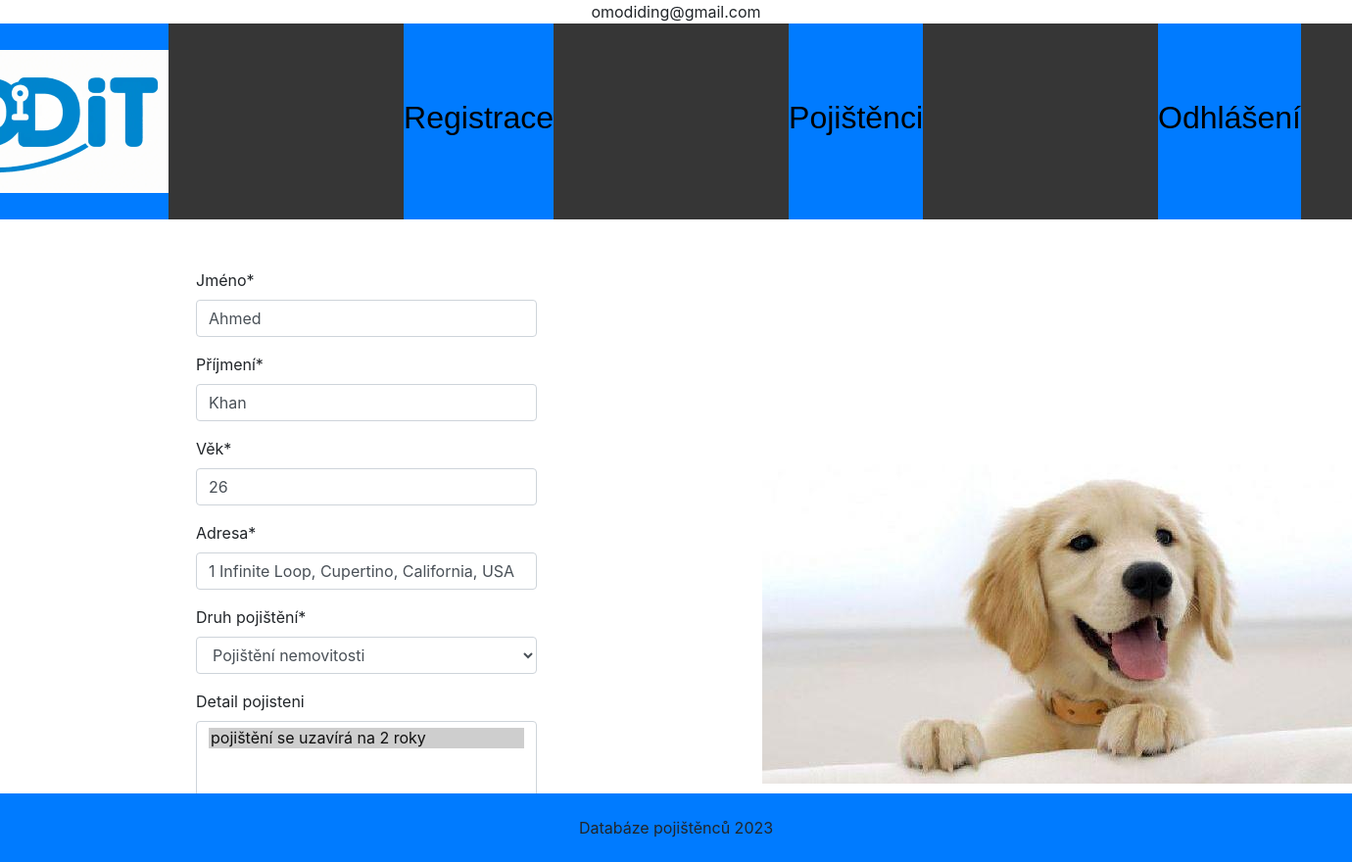
Page /databaze_pojistencu/9/edit/ (signed in) on the committed database.
### databaze_pojistencu/models.py (models this page shows, shortened)
class Uzivatel(AbstractBaseUser):
    email = models.EmailField(max_length = 300, unique=True)
    is_admin = models.BooleanField(default=False)
    class Meta:
        verbose_name = "uživatel"
        verbose_name_plural = "uživatelé"
    objects = UzivatelManager()
    USERNAME_FIELD = "email"

class Pojistenec(models.Model):
    jmeno = models.CharField(max_length=200, verbose_name="Jméno")
    prijmeni = models.CharField(max_length=180, verbose_name="Příjmení")
    vek = models.CharField(max_length=180, default='', verbose_name="Věk")
    adresa = models.CharField(max_length=180, default='', verbose_name="Adresa")
    pojisteni = models.ForeignKey(Pojisteni, on_delete=models.SET_NULL, null=True, verbose_name="Druh pojištění")
    detail_pojisteni = models.ManyToManyField(Detail_pojisteni)
    def __init__(self, *args, **kwargs):
        super(Pojistenec, self).__init__(*args, **kwargs)
    class Meta:
        verbose_name="Pojištěnec"
        verbose_name_plural="Pojištěnci"

### databaze_pojistencu/views.py (the view, shortened to what this page needs)
# urls.py: path("<int:pk>/edit/", views.EditPojistenec.as_view(), name="edit_pojistenec"),
class EditPojistenec(LoginRequiredMixin, generic.edit.CreateView):
    form_class = PojistenecForm
    template_name = "databaze_pojistencu/vytvorit_pojistenec.html"
    def get(self, request, pk):
        if not request.user.is_admin:
            messages.info(request, "Nemáš práva pro úpravu pojištěnce.")
            return redirect(reverse("pojistenec_index"))
        try:
            pojistenec = Pojistenec.objects.get(pk = pk)
        except:
            messages.error(request, "Tento pojištěnec neexistuje!")
            return redirect("pojistenec_index")
        form = self.form_class(instance=pojistenec)
        return render(request, self.template_name, {"form":form})

### databaze_pojistencu/forms.py
class PojistenecForm(forms.ModelForm):
    detail_pojisteni = forms.ModelMultipleChoiceField(queryset = Detail_pojisteni.objects.all(), required = False)
    class Meta:
        model = Pojistenec
        fields=["jmeno", "prijmeni","vek", "adresa", "pojisteni", "detail_pojisteni"]

### databaze_pojistencu/models.py (called while the page is built)
    def __str__(self):
        return "{0}".format(self.nazev_pojisteni)

    def __str__(self):
        return self.detail_pojisteni_title

### databaze_pojistencu/templates/databaze_pojistencu/vytvorit_pojistenec.html (shortened to what this page needs)
{% extends "base.html" %}
{% load crispy_forms_tags %}
{% block content %}
<div class="row">
  <div class="col-md-4">
    <form method="POST">
      {{ form|crispy }}
    </form>
  </div>
  <div class="col-md-2 image-container">
    {% load static %}
    <img src="{% static 'databaze_pojistencu/pes.jpg' %}" alt="">
  </div>
</div>
{% endblock %}

### databaze_pojistencu/templates/base.html (shortened to what this page needs)
<!DOCTYPE html>
<html lang="cs">
<head>
    {% load staticfiles %}
    <link rel="stylesheet" href={% static 'css/style.css' %} type="text/css">
    <link rel="stylesheet" href={% static 'css/bootstrap.min.css' %} type = "text/css"/>
</head>
<body>
    <div class="text-center">{{request.user.email}}</div>
    <nav>
        <div class="flex_box">
            <div class="nav_item"> <img src="{% static 'databaze_pojistencu/did.png' %}" alt="pismena" id="logo"></div>
			{% if user.is_admin %}<div class="nav_item"><a href={% url "novy_pojistenec" %}><h2>Registrace</h2></a></div>{% endif %}
            <div class="nav_item"> <a href={% url "pojistenec_index" %}><h2>Pojištěnci</h2></a></div>
            {% if user.is_authenticated %}<div class="nav_item"><a href={% url "logout" %}><h2>Odhlášení</h2></a></div>{% endif %}
        </div>
    </nav>
    <div class="content">
    {% block content %}
    {% endblock %}
    </div>
    <footer>
        Databáze pojištěnců 2023
    </footer>
</body>
</html>

### databaze_pojistencu/static/css/style.css (style rules this page uses)
html, body { width: 100%; height: 100%; margin: 0; }
nav { width: 100%; height: 200px; background-color: #363636; color: rgb(255, 255, 255); }
.flex_box { width: 100%; height: 100px; display: flex; justify-content: center; }
.flex_box a { font-family: "Helvetica", sans-serif; display: flex; justify-content: center; align-items: center; text-decoration: none; color: rgb(0, 0, 0); }
.nav_item { margin-left: 60px; margin-right: 180px; background-color: #007bff; height: 200px; display: flex; justify-content: center; align-items: center; color: rgb(0, 0, 0); font-family: system-ui, -apple-system, BlinkMacSystemFont, 'Segoe UI', Roboto, Oxygen, Ubuntu, Cantarell, 'Open Sans', 'Helvetica Neue', sans-serif; font-size: large; flex-grow: 1; }
.content { width: 80%; margin: auto; margin-top: 50px; margin-left: 200px; margin-bottom: 80px; }
.image-container { margin-top: 200px; margin-left: 200px; }
footer { position: fixed; width: 100%; height: 70; background-color: #007bff; text-align: center; line-height: 70px; vertical-align: middle; bottom: 0; }

### rows in the picture
Uzivatel: user.email "omodiding@gmail.com"
Pojistenec: jmeno "Ahmed", prijmeni "Khan", vek "26", adresa "1 Infinite Loop, Cupertino, California, USA", pojisteni "Pojištění nemovitosti"
